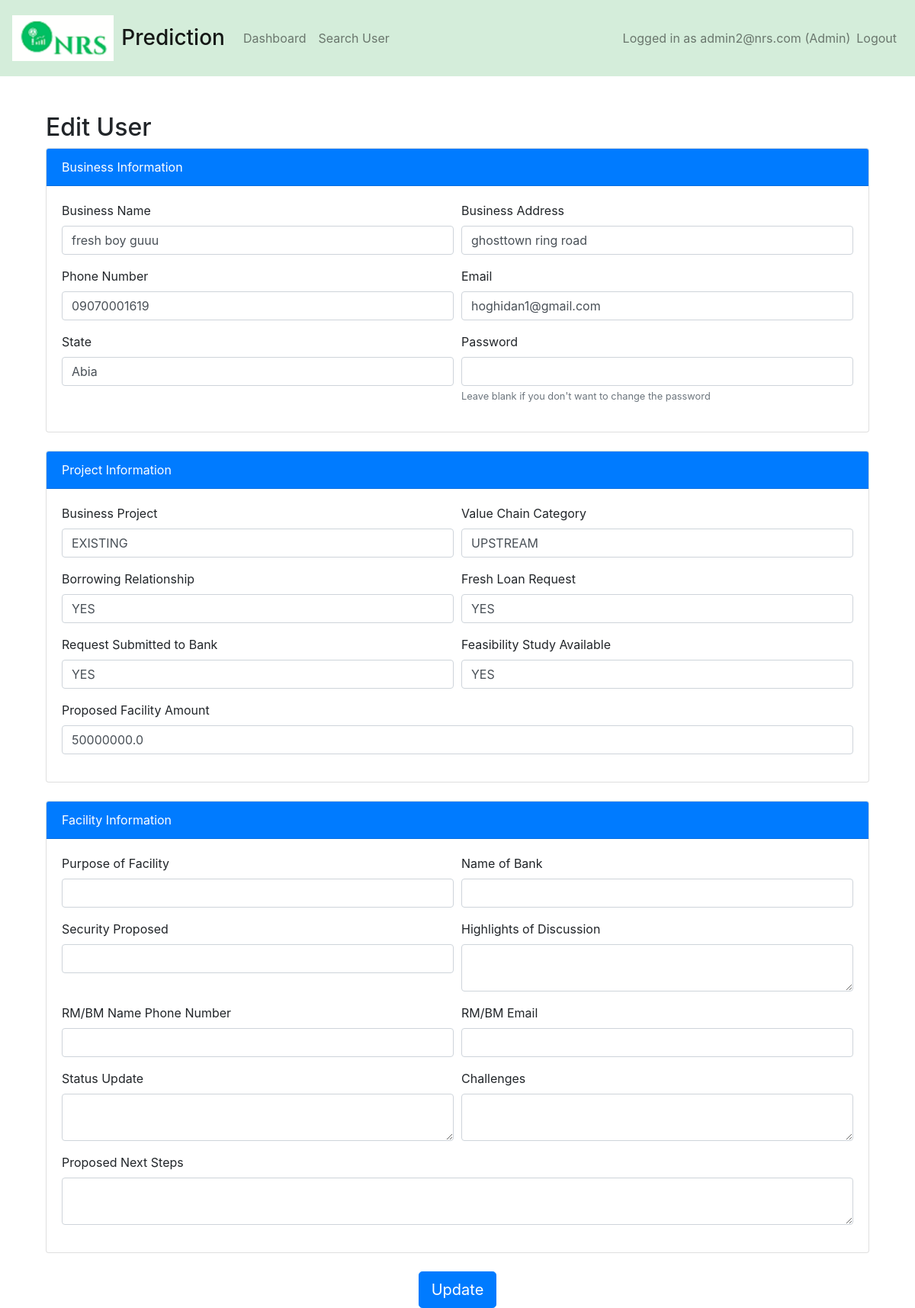
Screenshot of /edit_user/2 (signed in) with the database file from the repository.
### app.py (models this page shows)
class User(UserMixin, db.Model):
    id = db.Column(db.Integer, primary_key=True)
    business_name = db.Column(db.String(150), nullable=False)
    business_address = db.Column(db.String(150), nullable=False)
    phone_number = db.Column(db.String(15), nullable=False)
    email = db.Column(db.String(100), unique=True, nullable=False)
    state = db.Column(db.String(50), nullable=False)
    password = db.Column(db.String(200), nullable=False)
    prediction_id = db.Column(db.String(36), unique=True, nullable=True)
    is_admin = db.Column(db.Boolean, default=False)
    business_project = db.Column(db.String(150), nullable=True)
    value_chain_cat = db.Column(db.String(150), nullable=True)
    borrowing_relationship = db.Column(db.String(10), nullable=True)
    fresh_loan_request = db.Column(db.String(15), nullable=True)
    request_submitted_to_bank = db.Column(db.String(10), nullable=True)
    feasibility_study_available = db.Column(db.String(10), nullable=True)
    proposed_facility_amount = db.Column(db.Float(20), nullable=True)
    purpose_of_facility = db.Column(db.String(255), nullable=True)
    name_of_bank = db.Column(db.String(100), nullable=True)
    security_proposed = db.Column(db.String(100), nullable=True)
    highlights_of_discussion = db.Column(db.Text)
    rm_bm_name_phone_number = db.Column(db.String(100), nullable=True)
    rm_bm_email = db.Column(db.String(100), nullable=True)
    status_update = db.Column(db.Text)
    challenges = db.Column(db.Text)
    proposed_next_steps = db.Column(db.Text)

### app.py (the view, shortened to what this page needs)
@app.route('/edit_user/<int:user_id>', methods=['GET', 'POST'])
@admin_required
def edit_user(user_id):
    form = PredictionForm()
    user = User.query.get_or_404(user_id)
    if not session['is_admin']:
        abort(403)  # Forbidden
    return render_template('edit_user.html', user=user,form=form)

### app.py
class PredictionForm(FlaskForm):
    BUSINESS_PROJECT = SelectField('Business Project', choices=[ ('NEW', 'Fresh'), ('EXISTING', 'Existing')], validators=[DataRequired()])
    VALUE_CHAIN_CATEGORY = SelectField('Value Chain Category', choices=[('PRE-UPSTREAM', 'Pre-Upstream'), ('UPSTREAM', 'Upstream'),('MIDSTREAM', 'Midstream'), ('DOWNSTREAM', 'Downstream')], validators=[DataRequired()])
    BORROWING_RELATIONSHIP = SelectField('Borrowing Relationship', choices=[ ('NO', 'No'), ('YES', 'Yes')], validators=[DataRequired()])
    FRESH_LOAN_REQUEST = SelectField('Fresh Loan Request', choices=[('NO', 'No'), ('YES', 'Yes')], validators=[DataRequired()])
    REQUEST_SUBMITTED_TO_BANK = SelectField('Request Submitted to Bank', choices=[('NO', 'No'), ('YES', 'Yes')], validators=[DataRequired()])
    FEASIBILITY_STUDY_AVAILABLE = SelectField('Feasibility Study Available', choices=[('NO', 'No'), ('YES', 'Yes'), ('NIL', 'Not Available')], validators=[DataRequired()])
    PROPOSED_FACILITY_AMOUNT = FloatField('Proposed Facility Amount', validators=[DataRequired()])
    submit = SubmitField('Predict')

### app.py (called while the page is built)
@app.before_request
def before_request():
    session.permanent = True
    app.permanent_session_lifetime = timedelta(minutes=10)
    session.modified = True
    session['last_activity'] = time.time()

def admin_required(f):
    @wraps(f)
    def decorated_function(*args, **kwargs):
        if 'user_id' not in session or not session.get('is_admin'):
            flash('You do not have permission to access this page.', 'danger')
            return redirect(url_for('login'))
        return f(*args, **kwargs)
    return decorated_function

### templates/edit_user.html (shortened to what this page needs)
{% extends "base.html" %}
{% block content %}
<div class="container mt-5">
    <h2>Edit User</h2>
    <form method="POST">
        <div class="card mb-4">
            <div class="card-header bg-primary text-white">Business Information</div>
            <div class="card-body">
                <div class="form-row">
                    <div class="form-group col-md-6">
                        <label for="business_name">Business Name</label>
                        <input type="text" class="form-control" id="business_name" name="business_name" value="{{ user.business_name }}">
                    </div>
                    <div class="form-group col-md-6">
                        <label for="business_address">Business Address</label>
                        <input type="text" class="form-control" id="business_address" name="business_address" value="{{ user.business_address }}">
                    </div>
                </div>
                <div class="form-row">
                    <div class="form-group col-md-6">
                        <label for="phone_number">Phone Number</label>
                        <input type="text" class="form-control" id="phone_number" name="phone_number" value="{{ user.phone_number }}">
                    </div>
                    <div class="form-group col-md-6">
                        <label for="email">Email</label>
                        <input type="email" class="form-control" id="email" name="email" value="{{ user.email }}">
                    </div>
                </div>
                <div class="form-row">
                    <div class="form-group col-md-6">
                        <label for="state">State</label>
                        <input type="text" class="form-control" id="state" name="state" value="{{ user.state }}">
                    </div>
                    <div class="form-group col-md-6">
                        <label for="password">Password</label>
                        <input type="password" class="form-control" id="password" name="password">
                        <small class="form-text text-muted">Leave blank if you don't want to change the password</small>
                    </div>
                </div>
            </div>
        </div>
        <div class="card mb-4">
            <div class="card-header bg-primary text-white">Project Information</div>
            <div class="card-body">
                <div class="form-row">
                    <div class="form-group col-md-6">
                        <label for="business_project">Business Project</label>
                        <input type="text" class="form-control" id="business_project" name="business_project" value="{{ user.business_project }}">
                    </div>
                    <div class="form-group col-md-6">
                        <label for="value_chain_cat">Value Chain Category</label>
                        <input type="text" class="form-control" id="value_chain_cat" name="value_chain_cat" value="{{ user.value_chain_cat }}">
                    </div>
                </div>
                <div class="form-row">
                    <div class="form-group col-md-6">
                        <label for="borrowing_relationship">Borrowing Relationship</label>
                        <input type="text" class="form-control" id="borrowing_relationship" name="borrowing_relationship" value="{{ user.borrowing_relationship }}">
                    </div>
                    <div class="form-group col-md-6">
                        <label for="fresh_loan_request">Fresh Loan Request</label>
                        <input type="text" class="form-control" id="fresh_loan_request" name="fresh_loan_request" value="{{ user.fresh_loan_request }}">
                    </div>
                </div>
                <div class="form-row">
                    <div class="form-group col-md-6">
                        <label for="request_submitted_to_bank">Request Submitted to Bank</label>
                        <input type="text" class="form-control" id="request_submitted_to_bank" name="request_submitted_to_bank" value="{{ user.request_submitted_to_bank }}">
                    </div>
                    <div class="form-group col-md-6">
                        <label for="feasibility_study_available">Feasibility Study Available</label>
                        <input type="text" class="form-control" id="feasibility_study_available" name="feasibility_study_available" value="{{ user.feasibility_study_available }}">
                    </div>
                </div>
                <div class="form-group">
                    <label for="proposed_facility_amount">Proposed Facility Amount</label>
                    <input type="number" class="form-control" id="proposed_facility_amount" name="proposed_facility_amount" value="{{ user.proposed_facility_amount }}">
                </div>
            </div>
        </div>
         <div class="card mb-4">
            <div class="card-header bg-primary text-white">Facility Information</div>
            <div class="card-body">
                <div class="form-row">
                    <div class="form-group col-md-6">
                        <label for="purpose_of_facility">Purpose of Facility</label>
                        <input type="text" class="form-control" id="purpose_of_facility" name="purpose_of_facility" value="{{ user.PURPOSE_OF_FACILITY }}">
                    </div>
                    <div class="form-group col-md-6">
                        <label for="name_of_bank">Name of Bank</label>
                        <input type="text" class="form-control" id="name_of_bank" name="name_of_bank" value="{{ user.NAME_OF_BANK }}">
                    </div>
                </div>
                <div class="form-row">
                    <div class="form-group col-md-6">
                        <label for="security_proposed">Security Proposed</label>
                        <input type="text" class="form-control" id="security_proposed" name="security_proposed" value="{{ user.SECURITY_PROPOSED }}">
                    </div>
                    <div class="form-group col-md-6">
                        <label for="highlights_of_discussion">Highlights of Discussion</label>
                        <textarea class="form-control" id="highlights_of_discussion" name="highlights_of_discussion">{{ user.HIGHLIGHTS_OF_DISCUSSION }}</textarea>
                    </div>
                </div>
                <div class="form-row">
                    <div class="form-group col-md-6">
                        <label for="rm_bm_name_phone_number">RM/BM Name Phone Number</label>
                        <input type="text" class="form-control" id="rm_bm_name_phone_number" name="rm_bm_name_phone_number" value="{{ user.RM_BM_NAME_PHONE_NUMBER }}">
                    </div>
                    <div class="form-group col-md-6">
                        <label for="rm_bm_email">RM/BM Email</label>
                        <input type="email" class="form-control" id="rm_bm_email" name="rm_bm_email" value="{{ user.RM_BM_EMAIL }}">
                    </div>
                </div>
                <div class="form-row">
                    <div class="form-group col-md-6">
                        <label for="status_update">Status Update</label>
                        <textarea class="form-control" id="status_update" name="status_update">{{ user.STATUS_UPDATE }}</textarea>
                    </div>
                    <div class="form-group col-md-6">
                        <label for="challenges">Challenges</label>
                        <textarea class="form-control" id="challenges" name="challenges">{{ user.CHALLENGES }}</textarea>
                    </div>
                </div>
                <div class="form-group">
                    <label for="proposed_next_steps">Proposed Next Steps</label>
                    <textarea class="form-control" id="proposed_next_steps" name="proposed_next_steps">{{ user.PROPOSED_NEXT_STEPS }}</textarea>
                </div>
            </div>
        </div>
        <div class="text-center">
            <button type="submit" class="btn btn-primary btn-lg">Update</button>
        </div>
    </form>
</div>
{% endblock %}

### rows the page displays
User: business_name "fresh boy guuu", business_address "ghosttown ring road", phone_number "09070001619", email "hoghidan1@gmail.com", state "Abia", business_project "EXISTING", value_chain_cat "UPSTREAM", borrowing_relationship "YES", fresh_loan_request "YES", request_submitted_to_bank "YES", feasibility_study_available "YES", proposed_facility_amount "50000000.0"

### other values shown
{{ session['email'] }} "admin2@nrs.com"
